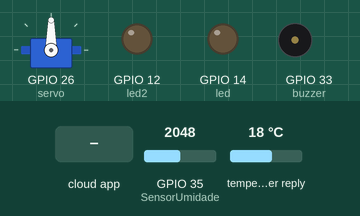
A program run on a simulated ESP32. Parts: servo, output pins drawn as LEDs (lit = HIGH), buzzer (waves = sounding, pin HIGH). The test bench sets the inputs (shaded band); at power-on: GPIO 35 (SensorUmidade) = 2048, temperature in the weather reply 18 °C. WiFi joins after 1.5 s; servers stay silent unless stated; the Firebase database answers and starts empty; web services answer with replies made up by the test bench; what the program prints to the serial monitor is not drawn.

Above: at 3.5 s.
3.6 s: the phone or cloud app sets AtivaAlerta to 1
At 5.7 s:
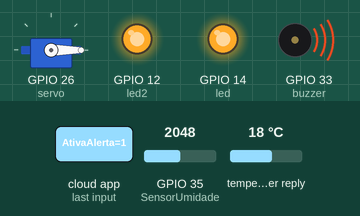
6.7 s: the phone or cloud app sets AtivaAlerta to 0
At 8.4 s:
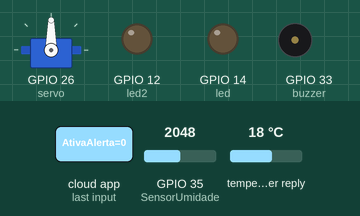
Timing chart, 0 to 9.9 s (numbered marks = the images above; inputs shaded):
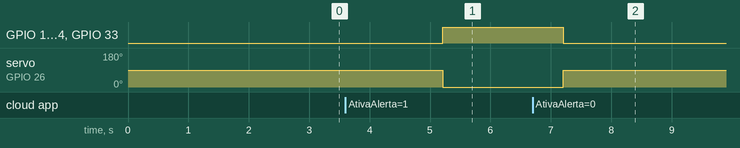

Measured:
- after the input at 3.6 s, GPIO 12 (led2), GPIO 14 (led), GPIO 33 (buzzer): LOW → HIGH after 1.6 s; servo on GPIO 26 (servo): 90° → 0° after 1.6 s
- after the input at 6.7 s, GPIO 12 (led2), GPIO 14 (led), GPIO 33 (buzzer): HIGH → LOW after 0.51 s; servo on GPIO 26 (servo): 0° → 90° after 0.51 s

The program:

main.cpp
```cpp
#include <Arduino.h>
#include "freertos/FreeRTOS.h"
#include "Adafruit_MPU6050.h"
#include <Servo.h>
#include <WiFi.h>
#include <Firebase_ESP_Client.h>
#include "addons/TokenHelper.h"
#include <ArduinoHttpClient.h>
#include <ArduinoJson.h>
#include <taskSensoresCasa.h>

Adafruit_MPU6050 acelerometro; // acelerometro
sensors_event_t event;         // evento acelerometro
Servo servoMotor;              // motor servo

QueueHandle_t xQueueFirebase, xQueueControlaSensoresCasa;                                                // filas
TaskHandle_t xTaskHandleSensoresCasa, xTaskHandleSensoresEstacao, xTaskHandleFirebase, xTaskHandleClima; // handles das tasks

unsigned long epochTime = 0;

FirebaseData fbdo;
FirebaseAuth auth;
FirebaseConfig config;
bool singupOK = false;

bool statusSesoresCasa = false;

// protótipo das funcoes
void vTaskSensoresCasa(void *parameters);
void vTaskSensoresEstacao(void *parameters);
void vTaskFirebase(void *parameters);
void vTaskClima(void *parameters);
void configuraWifi();
void configuraPortaSerial();
void configuraFirebase();
void configuraPinosSensores();
void getLatLong();

//  definição dos pinos
#define SensorUmidade 35
#define buzzer 33
#define led 14
#define led2 12
#define servo 26

// Firebase e Wifi
#define Wifi_SSID ""
#define Wifi_Senha ""
#define API_Key ""
#define DataBase_Url ""
#define EMAIL ""
#define SENHA ""

// API Clima
float temperatura = 0.0;
float umidade = 0.0;
String clima = "";
String descricaoClima = "";
WiFiClient wifiClient;
const char *apiKey = "85af602f320d79e3c7e1bd814798105d"; // Chave api clima
const int cityId = 3470127;
String lat = "-19.92328334446637";
String lng = "-43.995484040856454";
bool ativaAlerta = false;
const float x_default = 5;
const float z_default = 83;
const float y_default = 2;

typedef struct
{
  float sensorUmidade;
  float inclinacao_x;
  float inclinacao_y;
  float inclinacao_z;
  String situacao;
} DadosSensoresEstacao;

void setup()
{
  configuraPortaSerial();
  configuraWifi();
  configuraFirebase();
  configuraPinosSensores();
  getLatLong();

  xQueueFirebase = xQueueCreate(3, sizeof(DadosSensoresEstacao));
  xQueueControlaSensoresCasa = xQueueCreate(1, sizeof(bool));

  xTaskCreate(vTaskClima, "Clima", configMINIMAL_STACK_SIZE + 4098, NULL, 1, &xTaskHandleClima);
  xTaskCreate(vTaskSensoresCasa, "SensosresCasa", configMINIMAL_STACK_SIZE + 4098, NULL, 1, &xTaskHandleSensoresCasa);
  xTaskCreate(vTaskFirebase, "Firebase", configMINIMAL_STACK_SIZE + 8192, NULL, 1, &xTaskHandleFirebase);
  xTaskCreate(vTaskSensoresEstacao, "SensosresEstacao", configMINIMAL_STACK_SIZE + 8192, NULL, 1, &xTaskHandleSensoresEstacao);
}
bool alerta = false;
void loop()
{
  vTaskDelay(pdMS_TO_TICKS(1000));
}

void vTaskSensoresCasa(void *parameters)
{
  bool alertaAtivado = false;
  while (1)
  {
    if (xQueueReceive(xQueueControlaSensoresCasa, &alertaAtivado, portMAX_DELAY) == pdPASS || alerta)
    {
      if (alertaAtivado == true || alerta)
      {

        digitalWrite(buzzer, 1);
        digitalWrite(led, 1);
        digitalWrite(led2, 1);
        servoMotor.write(0);
      }
      else
      {
        digitalWrite(buzzer, 0);
        digitalWrite(led, 0);
        digitalWrite(led2, 0);
        servoMotor.write(90);
      }
    }
    vTaskDelay(pdMS_TO_TICKS(50));
  }
}

void vTaskFirebase(void *parameters)
{
  DadosSensoresEstacao receivedData;
  bool alertaAtivado = false;
  while (1)
  {
    if (xQueueReceive(xQueueFirebase, &receivedData, portMAX_DELAY) == pdPASS)
    {
      if (Firebase.ready() && singupOK)
      {
        Firebase.RTDB.setFloat(&fbdo, "SensoresRealTime/UmidadeSolo", receivedData.sensorUmidade);
        Firebase.RTDB.setFloat(&fbdo, "SensoresRealTime/Clima/Temperatura", temperatura);
        Firebase.RTDB.setString(&fbdo, "SensoresRealTime/Clima/Clima", clima);
        Firebase.RTDB.setString(&fbdo, "SensoresRealTime/Clima/Descricao", descricaoClima);
        Firebase.RTDB.setString(&fbdo, "SensoresRealTime/situacao", receivedData.situacao);
      }
    }
    if (Firebase.RTDB.getBool(&fbdo, "SensoresRealTime/AtivaAlerta"))
    {
      if (fbdo.boolData() == true)
        alertaAtivado = true;
      else
        alertaAtivado = false;
      xQueueSend(xQueueControlaSensoresCasa, &alertaAtivado, portMAX_DELAY);
    }
    vTaskDelay(pdMS_TO_TICKS(50));
  }
}

void vTaskSensoresEstacao(void *parameters)
{
  float valorUmidade = 0;
  float inclinacao_x = 0.0;
  float inclinacao_y = 0.0;
  float inclinacao_z = 0.0;
  DadosSensoresEstacao dadosEstacao;
  float y_abs = 0.0;
  float z_abs = 0.0;

  while (1)
  {
    for (int i = 1; i <= 5; i++)
    {
      valorUmidade += analogRead(SensorUmidade);
      acelerometro.getAccelerometerSensor()->getEvent(&event);
      inclinacao_x += atan(event.acceleration.x / sqrt(pow(event.acceleration.y, 2) + pow(event.acceleration.z, 2))) * (180 / PI);
      inclinacao_y += atan(event.acceleration.y / sqrt(pow(event.acceleration.x, 2) + pow(event.acceleration.z, 2))) * (180 / PI);
      inclinacao_z += atan(event.acceleration.z / sqrt(pow(event.acceleration.y, 2) + pow(event.acceleration.x, 2))) * (180 / PI);
    }
    inclinacao_x /= 5;
    inclinacao_y /= 5;
    inclinacao_z /= 5;
    valorUmidade /= 5;

    if (valorUmidade != 0)
      valorUmidade = (100 - (valorUmidade * 100 / 4098));

    dadosEstacao = {valorUmidade, inclinacao_x, inclinacao_y, inclinacao_z};

    y_abs = abs(inclinacao_y) - abs(y_default);
    z_abs = abs(inclinacao_z) - abs(z_default);

    if ((y_abs > 15 || y_abs < -15) &&
        (z_abs > 15 || z_abs < -15) &&
        valorUmidade > 40)
    {
      ativaAlerta = true;
      alerta = true;
      dadosEstacao.situacao = "Urgente";
      xQueueSend(xQueueFirebase, &dadosEstacao, portMAX_DELAY);
      vTaskSuspend(xTaskHandleClima);
      vTaskSuspend(xTaskHandleSensoresEstacao);
    }
    else if (dadosEstacao.sensorUmidade > 20)
      dadosEstacao.situacao = "Atenção";
    else
      dadosEstacao.situacao = "Seguro";

    inclinacao_x = 0.0;
    inclinacao_y = 0.0;
    inclinacao_z = 0.0;
    valorUmidade = 0.0;

    xQueueSend(xQueueFirebase, &dadosEstacao, portMAX_DELAY);

    vTaskDelay(pdMS_TO_TICKS(2000));
  }
}

void vTaskClima(void *parameters)
{
  HttpClient http(wifiClient, "api.openweathermap.org", 80);
  String url = "/data/2.5/weather?lat=" + lat + "&lon=" + lng + "&appid=" + apiKey + "&units=metric";

  while (1)
  {
    http.beginRequest();
    http.get(url);
    http.endRequest();
    int httpCode = http.responseStatusCode();

    if (httpCode == 200)
    {
      String payload = http.responseBody();
      Serial.println(payload);

      DynamicJsonDocument doc(1024);
      deserializeJson(doc, payload);

      temperatura = doc["main"]["temp"];
      umidade = doc["main"]["humidity"];
      clima = doc["weather"][0]["main"].as<String>();
      descricaoClima = doc["weather"][0]["description"].as<String>();

      singupOK = true;
    }
    else
    {
      Serial.println("Erro ao fazer requisição HTTP");
    }
    vTaskDelay(pdMS_TO_TICKS(600000));
  }
}

void configuraWifi()
{
  WiFi.begin(Wifi_SSID, Wifi_Senha);

  while (WiFi.status() != WL_CONNECTED)
  {
    Serial.println("Conectando ao Wifi...");
    delay(1000);
  }
  Serial.print("Wifi conectado: IP  ");
  Serial.println(WiFi.localIP());

  // ntp.begin(); // Obter a data e hora
  // ntp.forceUpdate();
}

void configuraPortaSerial()
{
  Serial.begin(9600);

  if (!Serial)
  {
    Serial.println("Porta Serial não conectada.");
  }
}

void configuraFirebase()
{
  config.api_key = API_Key;
  config.database_url = DataBase_Url;
  auth.user.email = EMAIL;
  auth.user.password = SENHA;

  Firebase.begin(&config, &auth);
  // singupOK = true;
  config.token_status_callback = tokenStatusCallback;
  Firebase.reconnectWiFi(true);
}

void configuraPinosSensores()
{
  while (!acelerometro.begin())
  {
    Serial.println("Acelerometro não conectado.");
    delay(1000);
  }

  pinMode(servo, OUTPUT);
  pinMode(buzzer, OUTPUT);
  pinMode(led, OUTPUT);
  pinMode(led2, OUTPUT);

  servoMotor.attach(servo);
}

void getLatLong()
{
  if (Firebase.RTDB.getString(&fbdo, "SensoresRealTime/lat"))
  {
    lat = fbdo.stringData();
  }
  if (Firebase.RTDB.getString(&fbdo, "SensoresRealTime/long"))
  {
    lng = fbdo.stringData();
  }
}
```

taskSensoresCasa.h
```cpp
// #include <Arduino.h>
// #include <Servo.h>

// #define buzzer 26
// #define led 13
// #define servo 27

// Servo servoMotor;
// void controlaAlerta(uint8_t val, int initServo, int finalServo);

// void vTaskSensoresCasa(void *parameters)
// {
//   bool alertaAtivado = false;
//   QueueHandle_t *pxQueue = (QueueHandle_t *)parameters; // Converte o parâmetro para um ponteiro para a fila

//   while (1)
//   {
//     if (xQueueReceive(pxQueue, &alertaAtivado, portMAX_DELAY) == pdPASS) // Usa a fila recebida como parâmetro
//     {
//       controlaAlerta(1, 0, 180);
//       if (alertaAtivado == true)
//         controlaAlerta(1, 0, 180);
//       else
//         controlaAlerta(1, 180, 0);
//     }
//     vTaskDelay(500);
//   }
// }

// void controlaAlerta(uint8_t val, int initServo, int finalServo)
// {
//   digitalWrite(buzzer, val);
//   digitalWrite(led, val);

//   for (int i = initServo; i <= finalServo; i++)
//   {
//     servoMotor.write(i);
//     vTaskDelay(50);
//   }
// }
```

test.c
```cpp

```
